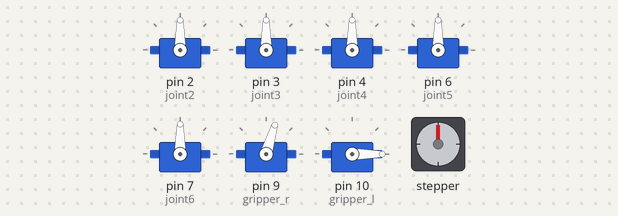
A sketch run on a simulated Arduino Mega 2560, built with avr-gcc and run on an emulated ATmega2560. Parts: 7 × servo, stepper motor. The ROS host is connected and sends only what is stated; stepper angles assume 200 steps per turn.

Above: at 0.15 s.
At 1.05 s:
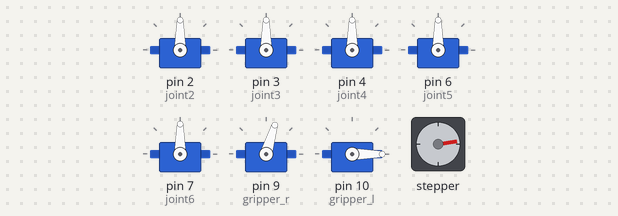
At 2.25 s:
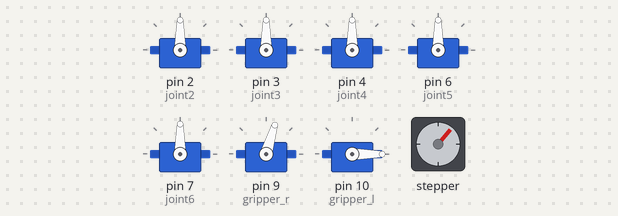
At 4.6 s:
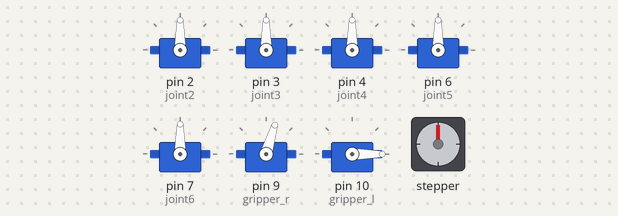
Timing chart, 0 to 6.1 s (numbered marks = the images above):
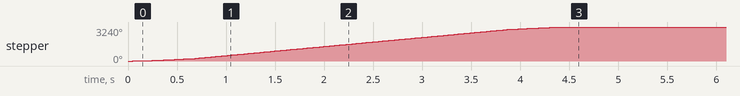

The sketch:

kbot_arduino.ino
```cpp
#if (ARDUINO >= 100)
 #include <Arduino.h>
#else
 #include <WProgram.h>
#endif

#include <ros.h>
#include <std_msgs/MultiArrayLayout.h>
#include <std_msgs/MultiArrayDimension.h>
#include <std_msgs/UInt16MultiArray.h>
#include <Servo.h>
#include <AccelStepper.h>

ros::NodeHandle  nh;

//Joint 1 - proximal arm roll
#define stepPin        30
#define dirPin         28

AccelStepper joint1(AccelStepper::DRIVER,stepPin,dirPin);

Servo joint2;
Servo joint3;
Servo joint4;
Servo joint5;
Servo joint6;
Servo gripper_r;
Servo gripper_l;

unsigned int _joint1Angle = 180;
unsigned int _joint2Angle = 90;
unsigned int _joint3Angle = 90;
unsigned int _joint4Angle = 90;
unsigned int _joint5Angle = 90;
unsigned int _joint6Angle = 90;
unsigned int _gripper_rAngle =73; //closed

void kbot_cb(const std_msgs::UInt16MultiArray& angleArray){
  _joint1Angle = (unsigned int)angleArray.data[0];
  _joint2Angle = (unsigned int)angleArray.data[1];
  _joint3Angle = (unsigned int)angleArray.data[2];
  _joint4Angle = (unsigned int) angleArray.data[3];
  _joint5Angle = (unsigned int)angleArray.data[4];
  _joint6Angle = (unsigned int)angleArray.data[5];
  _gripper_rAngle = (unsigned int)angleArray.data[6];
}
void kbot_move(unsigned int stepDelay,unsigned int vJoint1, unsigned int vJoint2, unsigned int vJoint3, unsigned int vJoint4, unsigned int vJoint5, unsigned int vJoint6, unsigned int vGripper_r) {

  //check safety angles
  if (stepDelay > 30) stepDelay = 30;
  if (stepDelay < 10) stepDelay = 10;
  if (vJoint2 < 70) vJoint2= 70;
  if (vJoint2 > 110) vJoint2=110;
  if (vJoint3 < 74) vJoint3=74;
  if (vJoint3 > 105) vJoint3=105;
  if (vJoint4 < 70) vJoint4=70;
  if (vJoint4 > 110) vJoint4=110;
  if (vJoint5 < 0) vJoint5=0;
  if (vJoint5 > 180) vJoint5=180;
  if (vJoint6 > 180) vJoint6=180;
  if (vJoint6 < 0) vJoint6=0;
  if (vGripper_r < 10) vGripper_r = 10;
  if (vGripper_r > 73) vGripper_r = 73;

  joint1.moveTo(vJoint1*10);
  joint2.write(vJoint2);
  joint3.write(vJoint3);
  joint4.write(vJoint4);
  joint5.write(vJoint5);
  joint6.write(vJoint6);
  gripper_r.write(vGripper_r);
  gripper_l.write(vGripper_r-180);

  //joint1.run();
}

ros::Subscriber<std_msgs::UInt16MultiArray> sub("joint_array", &kbot_cb);

void setup()
{
  nh.initNode();
  nh.subscribe(sub);
  joint2.attach(2);
  joint3.attach(3);
  joint4.attach(4);
  joint5.attach(6);
  joint6.attach(7);
  gripper_r.attach(9);
  gripper_l.attach(10);

  joint1.setMaxSpeed(2000);
  joint1.setAcceleration(1000);
}

void loop()
{
  kbot_move(20,_joint1Angle,_joint2Angle,_joint3Angle,_joint4Angle,_joint5Angle,_joint6Angle,_gripper_rAngle);
  joint1.run();
  nh.spinOnce();
  delay(1);
}
```

Measured:
- by itself, stepper: turns 3240° clockwise in 4.5 s
